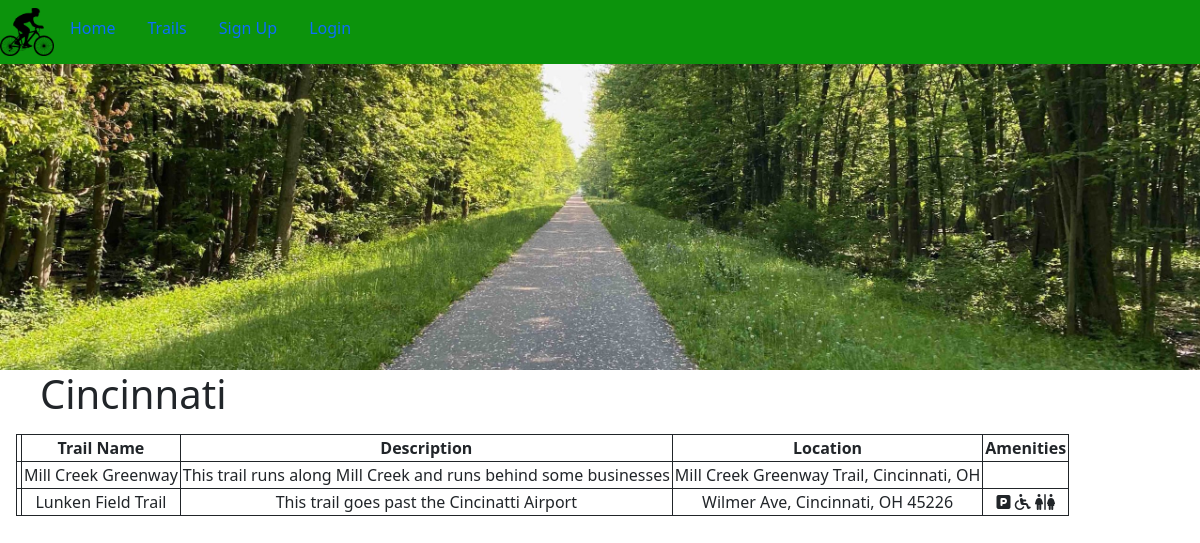
/pages/cincinnati.php, run on the app's committed database.
### tables this page shows
CREATE TABLE trails (
    trailId INT PRIMARY KEY,
    trailName VARCHAR(255),
    trailDescription VARCHAR(5000),
    trailLocation VARCHAR(255),
    trailCity VARCHAR(255),
    trailIcons VARCHAR(255)
);

### includes/Trails.php (called while the page is built, shortened)
<?php
class Trail {
    function __construct($conn, $trailInfo) {
        $this->trailName = $trailInfo['trailName'];
        $this->trailDescription = $trailInfo['trailDescription'];
        $this->trailLocation = $trailInfo['trailLocation'];
        $this->trailIcons = $trailInfo['trailIcons'];
    }
    static function getTrailsFromDb($conn, $city) {
        $selectTrails = "SELECT * FROM trails WHERE trailCity=:city";
        $stmt = $conn->prepare($selectTrails);
        $stmt->bindParam(':city', $city, PDO::PARAM_STR);
        $stmt->execute();
        $trailList = array();
        $stmt->setFetchMode(PDO::FETCH_ASSOC);
        foreach($stmt->fetchAll() as $listRow) {
            $trail = new Trail($conn, $listRow);
            $trailList[] = $trail;
        }
        return $trailList;
    }
}

### pages/cincinnati.php (the view, shortened to what this page needs)
<?php
  include("../includes/navbar.php");
?>
<img class="trailimg" src="../includes/bikeTrail.jpeg">
<h1>Cincinnati</h1>
<table>
    <tr>
        <th></th>
        <th>Trail Name</th>
        <th>Description</th>
        <th>Location</th>
        <th>Amenities</th>
    </tr>
    <?php
    $data = Trail::getTrailsFromDb($conn, "Cincinatti");
    foreach ($data as $trail) {
        ?>
        <tr>
            <td>
            </td>
            <td>
                <?php
                    echo $trail->trailName
                ?>
            </td>
            <td>
                <?php
                    echo $trail->trailDescription
                ?>
            </td>
            <td>
                <?php
                    echo $trail->trailLocation
                ?>
            </td>
            <td>
                <?php
                    echo $trail->trailIcons;
                ?>
            </td>
        </tr>
        <?php
    }
    ?>
</table>

### includes/trails.css (style rules this page uses)
table, th, td { border: 1px solid; text-align: center; padding: 2px; margin: 1em; }
.trailimg { width: 100%; }
h1 { margin-left: 1em; }

### data on the page
trails: trailName "Mill Creek Greenway", trailDescription "This trail runs along Mill Creek and runs behind some businesses", trailLocation "Mill Creek Greenway Trail, Cincinnati, OH"
trails: trailName "Lunken Field Trail", trailDescription "This trail goes past the Cincinatti Airport", trailLocation "Wilmer Ave, Cincinnati, OH 45226"
